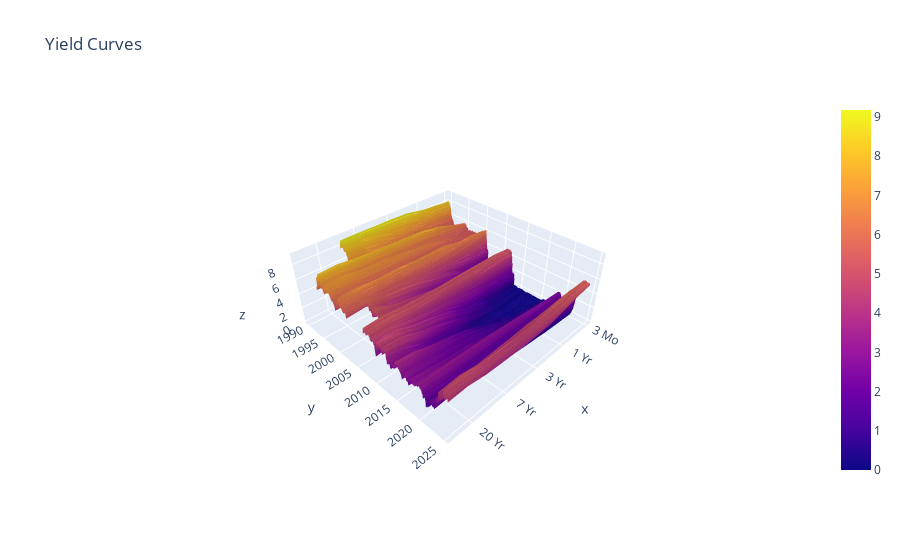

Notebook code cell kept with this figure:
### Code cell
import plotly.graph_objects as go
x = df.columns
y = df.index
z = df.to_numpy()

fig = go.Figure(data=[go.Surface(z=z, x=x, y=y)])
fig.update_layout(title='Yield Curves',
                  scene = {"aspectratio": {"x": 1, "y": 1, "z": 0.4}})
fig.show()

### Figure 1 — Plotly figure (JSON) as saved in the notebook; plotly's stock layout.template omitted (floating-point values rounded to 4 significant figures; data arrays with more than 128 entries replaced by an {"elided": "..."} marker saying what was removed)
{"data": [{"type": "surface", "x": ["3 Mo", "6 Mo", "1 Yr", "2 Yr", "3 Yr", "5 Yr", "7 Yr", "10 Yr", "20 Yr", "30 Yr"], "y": {"elided": "8673 str values"}, "z": {"elided": "8673x10 float values"}}], "layout": {"scene": {"aspectratio": {"x": 1, "y": 1, "z": 0.4}}, "title": {"text": "Yield Curves"}}}
